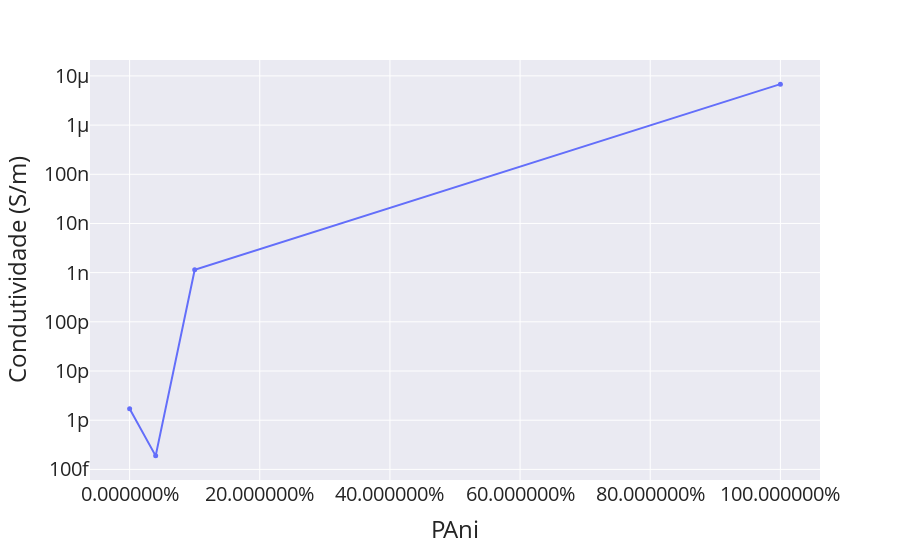

Here is the notebook cell this chart was saved with:
### Code cell
fig = px.line(output[output['EG']==0], y = 'Condutividade', x = 'PAni')
fig.update_layout(yaxis_type='log',
                  autosize = True,
                  #width=800,
                  #height=600,
                  yaxis_title_text = 'Condutividade (S/m)',
                  xaxis_title_text = 'PAni',
                  xaxis_dtick = 0.2,
                  xaxis_tickformat = '%',
                  template = "seaborn",
                  font_size = 20,
                 )
fig.update_traces(mode = 'markers+lines', line_width=2, marker_size=5)

### Figure 1 — Plotly figure (JSON) as saved in the notebook; plotly's stock layout.template omitted (floating-point values rounded to 4 significant figures)
{"data": [{"hovertemplate": "PAni=%{x}<br>Condutividade=%{y}<extra></extra>", "legendgroup": "", "line": {"color": "#636efa", "dash": "solid", "width": 2}, "marker": {"size": 5}, "mode": "markers+lines", "name": "", "orientation": "v", "showlegend": false, "type": "scatter", "x": [0, 0.04, 0.1, 1], "xaxis": "x", "y": [1.708e-12, 1.883e-13, 1.14e-09, 6.803e-06], "yaxis": "y"}], "layout": {"autosize": true, "font": {"size": 20}, "legend": {"tracegroupgap": 0}, "margin": {"t": 60}, "xaxis": {"anchor": "y", "domain": [0, 1], "dtick": 0.2, "tickformat": "%", "title": {"text": "PAni"}}, "yaxis": {"anchor": "x", "domain": [0, 1], "title": {"text": "Condutividade (S/m)"}, "type": "log"}}}
